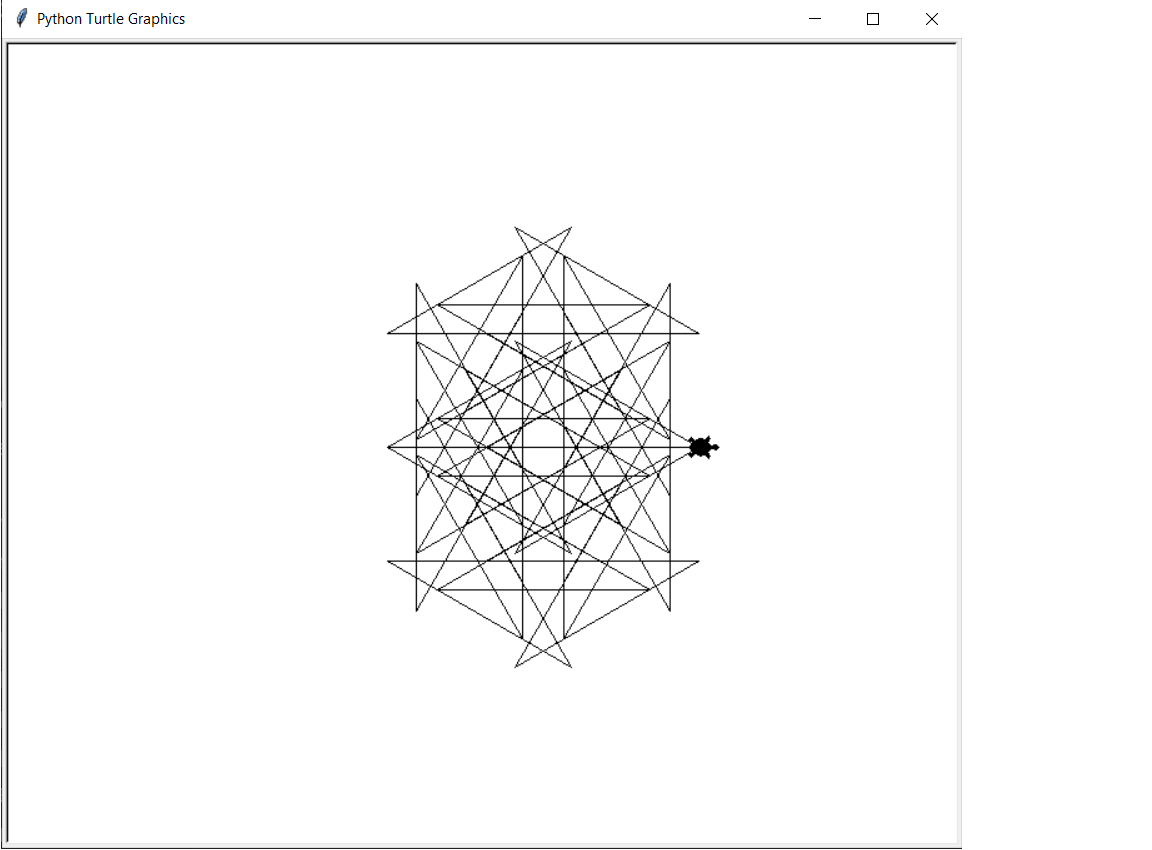

Source code (Python):

from turtle import shape, forward, right, left, exitonclick

def draw_six_hexes(a=40, angle=60, count=6):
    """
    Function will draw six hexagons in a circle-like shape.
    For this original functionality call function without any parameters, all is already set by default.
    :param a: lenght of the side of the hex
    :param angle: angle of hex (60°)
    :param count: number of hexes
    """
    shape("turtle")
    forward(a)
    for i in range(int(count/2)):
        for j in range(2):
            left(angle)
            forward(a)
        for k in range(4):
            right(angle)
            forward(a)
    for i in range(int(count/2)):
        for k in range(2):
            right(angle)
            forward(a)
        for j in range(4):
            left(angle)
            forward(a)


# fuction with this arguments draw cristal instead of six hexes
draw_six_hexes(a=170, angle=150, count=12) # angle=210 is the same; # angle=135 also interesting picture

exitonclick()
